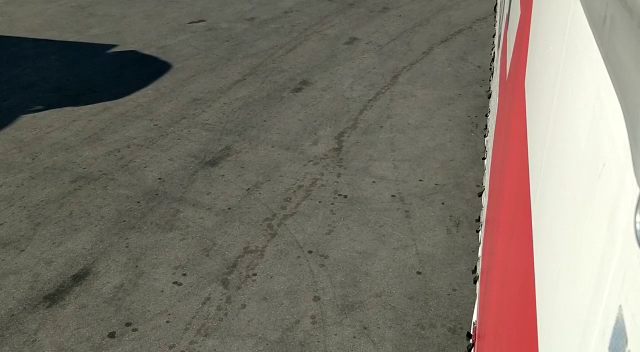
#> input picture frame 44 of video/2.mp4, 640 x 352 px
$ python CapturaMovimiento.py
#> lines starting #> are read from the running program, lines starting #| are printed output that depends on the picture; after the words box and inside, x2 and y2 are one past the last pixel; in counts of white or black regions, pixels touching at a corner belong together
# Importación de librerías
import numpy as np
import urllib.request
import random as rng
from datetime import datetime, time
import cv2
import imutils
import time


# TODO Line iterator para saber si mi bbox esta dentro de los pixeles de la linea

# Capturamos el vídeo de una camara Web IP
url = "../video/2.mp4"
urlWebCam = "http://91.221.52.198:82/mjpg/video.mjpg"
cap = cv2.VideoCapture(url)

# Color del rectangulo
color = (0,0,0)
colorVerde = (0,255,0)
colorRojo = (0,0,255)

# Grosor de figuras
grosor = 0
grosorNormal = 2
grosoAlerta = 3

# Posiciones de la linea de seguridad
x1 = 330
y1 = 0
x2 = 190
y2 = 380

# Tiempo que esta la persona en la zona de seguridad
zonaProhibida = False
currentMillis = 0
endMillis = 0
textoProhibido =  "Tiempo en zona de seguridad " , currentMillis

# Parametros de texto indicativo
font                   = cv2.FONT_HERSHEY_COMPLEX_SMALL
topLeftCornerOfText = (10,20)
bottomLeftCornerOfText = (10,190)
fontScale              = 0.7
fontColor              = colorVerde
lineType               = 1

# Texto a imprimir
textoSinPeligro = "Sin Peligro!"
textoPeligro = "Peligro!!"
texto = textoSinPeligro

# Función para calucar la diferencia en segundos
def date_diff_in_Seconds(dt2, dt1):
  timedelta = dt2 - dt1
  return timedelta.days * 24 * 3600 + timedelta.seconds

# Capturamos el primer frame
ret, current_frame = cap.read()
#> current_frame is the input picture: shape (352, 640, 3); mean B, G, R 106.2, 116.5, 123.6
previuos_frame = current_frame

currentMillis = datetime.now()
while(1):

	# Capturamos los frames sucesivos
	ret, current_frame = cap.read()

	# Si el video termina
	if (not ret):
		break

	# Mostramos texto indicativos
	cv2.putText(current_frame, texto, topLeftCornerOfText, cv2.FONT_HERSHEY_SIMPLEX, fontScale, fontColor, lineType)

	# Mostramos linea de seguridad
	cv2.line(current_frame, (x1, y1), (x2, y2), colorRojo, grosorNormal)
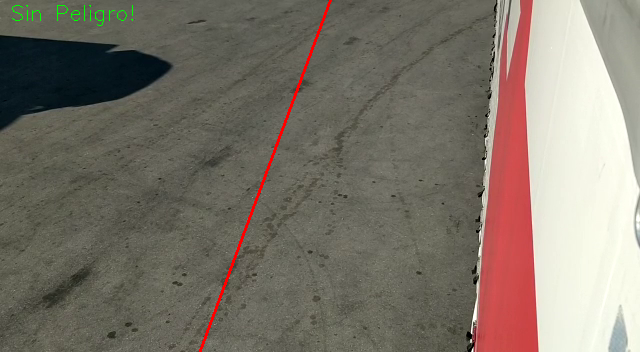
#> current_frame: shape (352, 640, 3); mean B, G, R 105.6, 116.3, 124.2

	# Calculamos la diferencia entre las dos imagenes.
	current_frame_gray = cv2.cvtColor(current_frame, cv2.COLOR_BGR2GRAY)
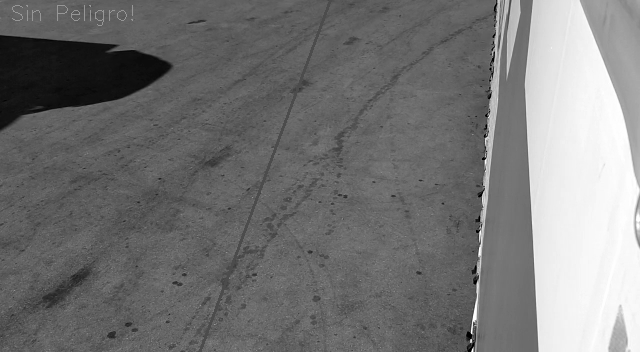
#> current_frame_gray: shape (352, 640); min 0, max 255, mean 117.3
	previuos_frame_gray = cv2.cvtColor(previuos_frame, cv2.COLOR_BGR2GRAY)

	#current_frame_gray = imutils.resize(current_frame_gray, width=min(400, current_frame.shape[1]))
	#previuos_frame_gray = imutils.resize(previuos_frame_gray, width=min(400, current_frame.shape[1]))

	frame_diff = cv2.absdiff(current_frame_gray, previuos_frame_gray)
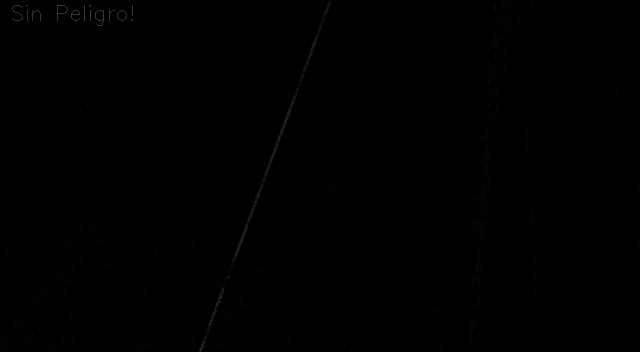
#> frame_diff: shape (352, 640); min 0, max 68, mean 0.5
	frame_diff = cv2.erode(frame_diff, np.ones((8,8)), 5)
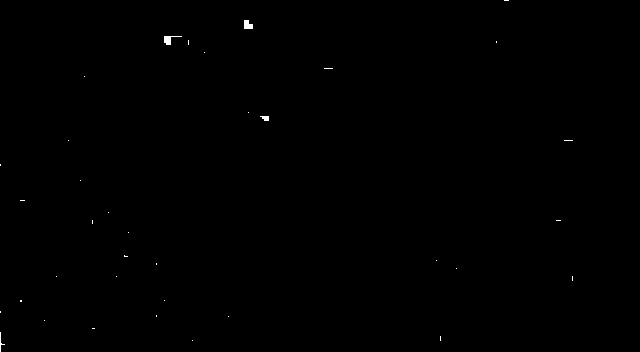
#> frame_diff: shape (352, 640); values 0 (black) and 1 (white), 0.13% white; 36 white regions (32 under 20 px), largest, box (x1, y1, x2, y2) and area: (164, 36, 182, 45) 70, (244, 20, 253, 29) 65, (260, 116, 269, 121) 33, (0, 332, 5, 352) 25


	# Buscamos los contornos
	frame_diff = cv2.GaussianBlur(frame_diff, (3, 3), 0)
#> frame_diff: shape (352, 640); values 0 (black) and 1 (white), 0.1% white; 16 white regions (12 under 20 px), largest, box (x1, y1, x2, y2) and area: (164, 36, 181, 45) 69, (244, 20, 253, 29) 65, (261, 116, 269, 121) 32, (0, 333, 4, 352) 23
	edges = cv2.inRange(frame_diff, 20, 255)
#> edges: shape (352, 640); every value is 0
	#frame_diff = cv2.adaptiveThreshold(frame_diff, 255, cv2.ADAPTIVE_THRESH_GAUSSIAN_C, cv2.THRESH_BINARY, 115, 1)
	frame_diff = cv2.Canny(edges, 5, 10)
	contours,_ = cv2.findContours(edges,cv2.RETR_EXTERNAL,cv2.CHAIN_APPROX_NONE)
#> contours = []

	# Miramos cada uno de los contornos y, si no es ruido, dibujamos su Bounding Box sobre la imagen original
	timeDiff = 0
	for c in contours:
		if cv2.contourArea(c) >= 500:
			# Guardamos las dimensiones de la Bounding Box
			posicion_x,posicion_y,ancho,alto = cv2.boundingRect(c)

			if ancho >= 30 and alto >= 30:
				#Tiempo que esta en la zona
				if posicion_x >= x1 and posicion_x >= x2:
					color = colorRojo
					fontColor = colorRojo
					grosor = grosoAlerta
					texto = textoPeligro
					# El tiempo se actualiza cada vez que entramos a la zona de seguridad
					if not zonaProhibida:
						currentMillis = datetime.now()
					zonaProhibida = True

				else:
					color = colorVerde
					fontColor = colorVerde
					grosor = grosorNormal
					texto = textoSinPeligro
					zonaProhibida = False
					endMillis =  datetime.now()

			cv2.rectangle(current_frame, (posicion_x,posicion_y), (posicion_x+ancho,posicion_y+alto), color, grosor) #Dibujamos la bounding box
#> this loop made 0 passes


	if zonaProhibida:
		#Mostramos texto indicativo
		endMillis =  datetime.now()
		timeDiff = date_diff_in_Seconds(endMillis, currentMillis)
		cv2.putText(current_frame, str(timeDiff), bottomLeftCornerOfText, cv2.FONT_HERSHEY_SIMPLEX, fontScale, fontColor, lineType) #Peligro


	frame_diff = imutils.resize(frame_diff, width=min(400, current_frame.shape[1]))
#> frame_diff: shape (220, 400); every value is 0
	current_frame = imutils.resize(current_frame, width=min(400, current_frame.shape[1]))
#> current_frame: shape (220, 400, 3)
	# Mostramos las capturas
	cv2.imshow('Frame Diff', frame_diff)
	cv2.imshow('Current_frame',current_frame)


	# Sentencias para salir, pulsa 's' y sale
	k = cv2.waitKey(30) & 0xff
#> (key Esc is pressed here)
	if k == ord("s"):
		break

# Liberamos la cámara y cerramos todas las ventanas
cap.release()
cv2.destroyAllWindows()

$ run again, starting later in the video
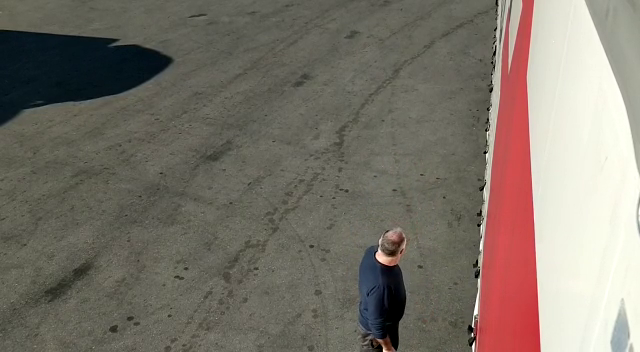
#> input picture frame 352 of video/2.mp4, 640 x 352 px
#> current_frame is the input picture: shape (352, 640, 3); mean B, G, R 105.7, 115.5, 123
#> `cv2.line(current_frame, (x1, y1), (x2, y2), colorRojo, grosorNormal)`:
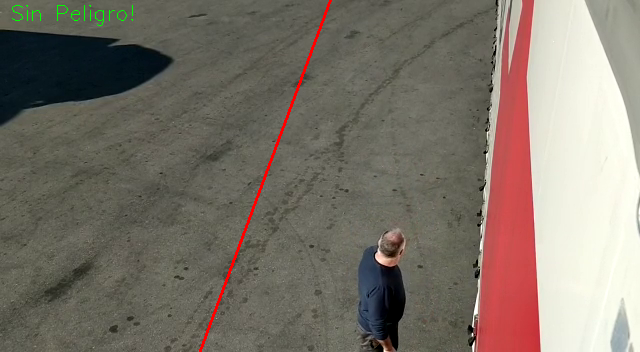
#> current_frame: shape (352, 640, 3); mean B, G, R 105.1, 115.2, 123.6
#> `current_frame_gray = cv2.cvtColor(current_frame, cv2.COLOR_BGR2GRAY)`:
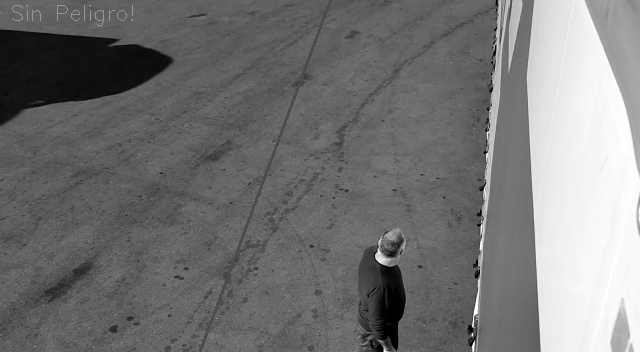
#> current_frame_gray: shape (352, 640); min 0, max 255, mean 116.5
#> edges: shape (352, 640); every value is 0
#> contours = []
